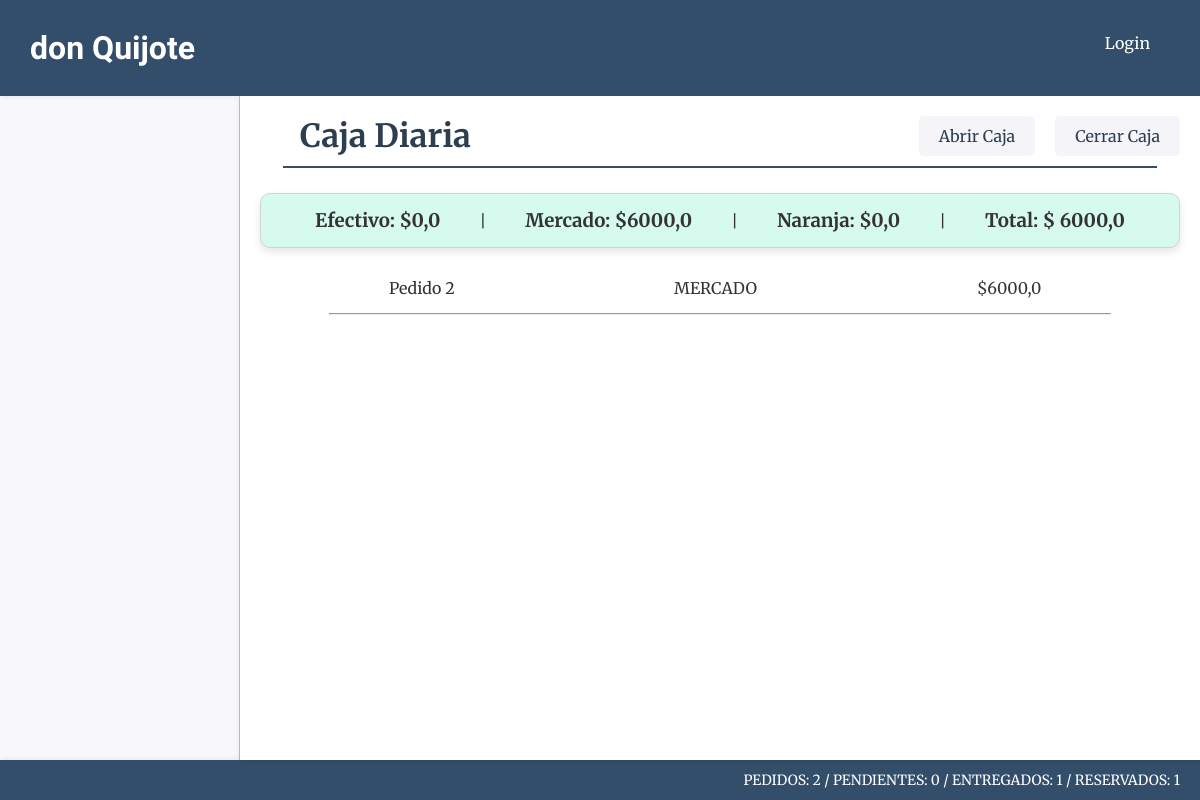
The page /facturas/ on the database as committed earlier.
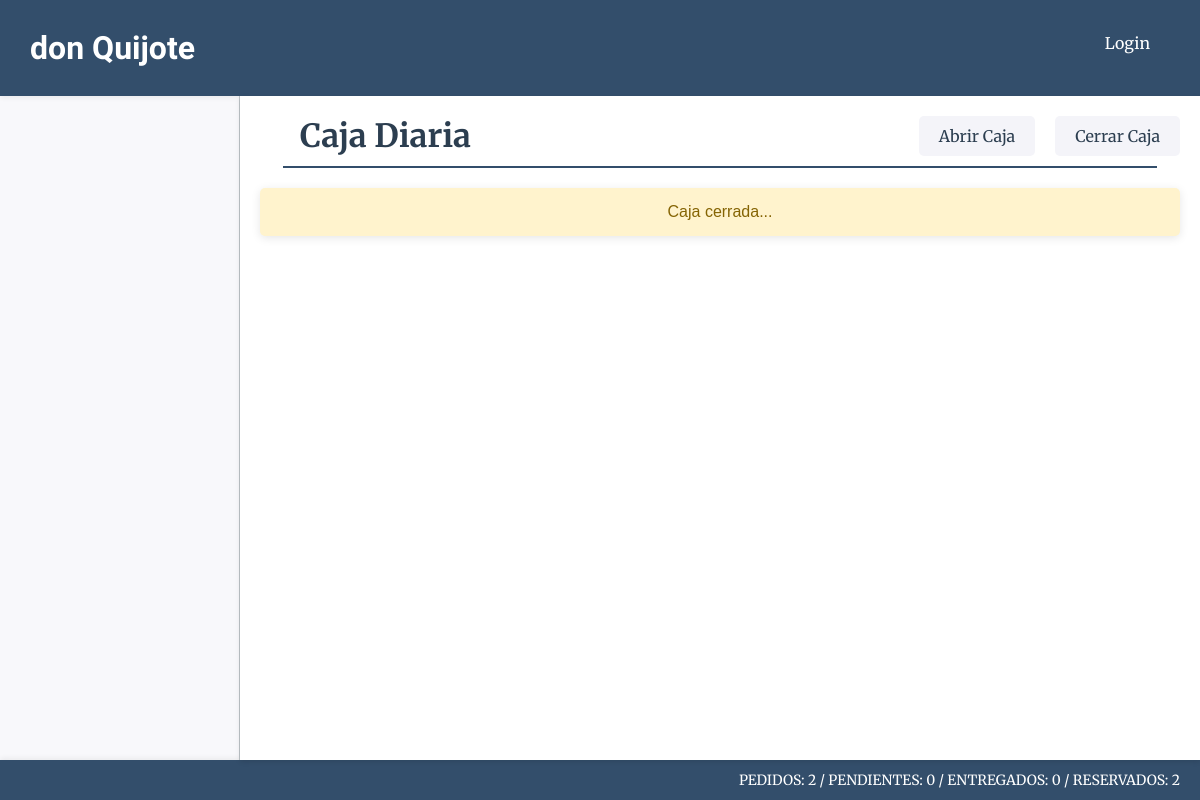
The same page on the database as committed later.
### pedido/models.py (models this page shows, shortened)
class Pedido(models.Model):
    ESTADO_CHOICES = [
        ('entregado', 'Entregado'),
        ('pendiente', 'Pendiente'),
        ('reservado', 'reservado'),
        ('cancelado', 'Cancelado')
    ]
    PAGO_CHOICES = [
        ('efectivo', 'EFT'),
        ('mercado', 'MP'),
        ('naranja', 'NRJ'),
        ('cobrar', 'COBRAR')
    ]
    estado=models.CharField(max_length=10, choices=ESTADO_CHOICES)
    pago=models.CharField(max_length=10, choices=PAGO_CHOICES)
    forma_entrega=models.ForeignKey(FormaEntrega, on_delete=models.SET_NULL, null=True, blank=True)
    hora=models.DateTimeField(auto_now_add=True)
    nombre=models.CharField(max_length=50, blank=True, null=True)
    direccion=models.CharField(max_length=100, blank=True, null=True)
    observacion=models.CharField(max_length=100, blank=True, null=True)
    cantidad_emp=models.FloatField(null=True, blank=True)
    subtotal_emp=models.FloatField(null=True, blank=True)
    total=models.FloatField()
    class Meta:
        db_table="pedidos"
        verbose_name="Pedido"
        verbose_name_plural="Pedidos"
        ordering=["id"]

### facturas/views.py (the view)
# urls.py: path('', views.home, name = "home"),
def home(request):
    pedidos = recuperar_entregados()
    caja_total= 0.0
    caja_efectivo=0.0
    caja_mercado=0.0
    caja_naranja=0.0
    for key, value in pedidos.items():
        caja_total += value["datos"]["total"]
        if value["datos"]["pago"]=="efectivo":
            caja_efectivo += value["datos"]["total"]
        if value["datos"]["pago"]=="mercado":
            caja_mercado += value["datos"]["total"]
        if value["datos"]["pago"]=="naranja":
            caja_naranja += value["datos"]["total"]
    estado_caja = Caja.objects.all().values_list('estado_caja', flat=True)
    for estado in estado_caja:
        if not estado:
            messages.warning(request, "Caja cerrada...")
        elif caja_total == 0.0:
            messages.warning(request, "Aun no tiene pedidos entregados...")
    context = {
        'pedidos': pedidos,
        'caja_total': caja_total,
        'caja_efectivo': caja_efectivo,
        'caja_mercado': caja_mercado,
        'caja_naranja': caja_naranja
    }
    return render(request, "facturas/index.html", context)

### core/context_processors.py (called while the page is built)
def counter_pedidos(request):
    cant_pedidos = Pedido.objects.all().count()
    cant_entregados = Pedido.objects.filter(estado='entregado').count()
    cant_pendientes = Pedido.objects.filter(estado='pendiente').count()
    cant_reservados = Pedido.objects.filter(estado='reservado').count()
    return {'cant_pedidos':cant_pedidos, "cant_entregados":cant_entregados, "cant_pendientes":cant_pendientes, "cant_reservados":cant_reservados }

### facturas/templates/facturas/index.html (shortened to what this page needs)
{% extends 'core/base.html' %}
{% load static %}
{% block css %}
    <link rel="stylesheet" href="{% static 'facturas/css/styles.css' %}">
{% endblock css %}
{% block titulo %}
    <div class="main-titulo-container">
        <div class="titulo-opciones-container">
            <h1 class="main-titulo">Caja Diaria</h1>
            <div class="btn-container">
                <a class="btn-opc" href="{% url 'facturas:abrir_caja' %}">Abrir Caja</a>
                <a class="btn-opc" href="{% url 'facturas:cerrar_caja' %}">Cerrar Caja</a>
            </div>
        </div>
        <hr  class="main-hr"/>
    </div>
{% endblock titulo %}
{% block main %}
{% if messages %}
    <ul class="messages">
        {% for message in messages %}
            <li class="{{ message.tags }}">{{ message }}</li>
        {% endfor %}
    </ul>
{% endif %}
{% if caja_total != 0.0 %}
    <div class="facturas-totales card">
        <h3>Efectivo: ${{caja_efectivo}}</h3>
        <p>|</p>
        <h3>Mercado: ${{caja_mercado}}</h3>
        <p>|</p>
        <h3>Naranja: ${{caja_naranja}}</h3>
        <p>|</p>
        <h3>Total: $ {{caja_total}}</h3>
    </div>
    {% for key, value in pedidos.items %}
        <div class="cajas-detalle">
            <p class="cajas-detalle-pedido">Pedido {{key}}</p>
            <p class="cajas-detalle-pedido" {% if value.datos.pago == "cobrar" %}style="color:red;"{% endif %}>{{ value.datos.pago|upper }}</p>
            <p class="cajas-detalle-pedido">${{ value.datos.total }}</p>
        </div>
        <div class="facturas-hr-container">
            <hr class="facturas-hr">
        </div>
    {% endfor %}
{% endif %}
{% endblock main %}

Rows that differ between the two databases and show on the page:
no longer on this page (row edited): Pedido: datos.pago "MERCADO", datos.total "6000,0"
Other text that changed with them:
{{ cant_entregados }}: "1" → "0"
{{ cant_reservados }}: "1" → "2"
{{ caja_efectivo }}: "0,0" → (not shown)
{{ caja_mercado }}: "6000,0" → (not shown)
{{ caja_naranja }}: "0,0" → (not shown)
{{ caja_total }}: "6000,0" → (not shown)
new list line: "Caja cerrada..."
text no longer shown: "Efectivo: $ | Mercado: $ | Naranja: $ | Total: $"
list line gone: "Pedido 2 $"
